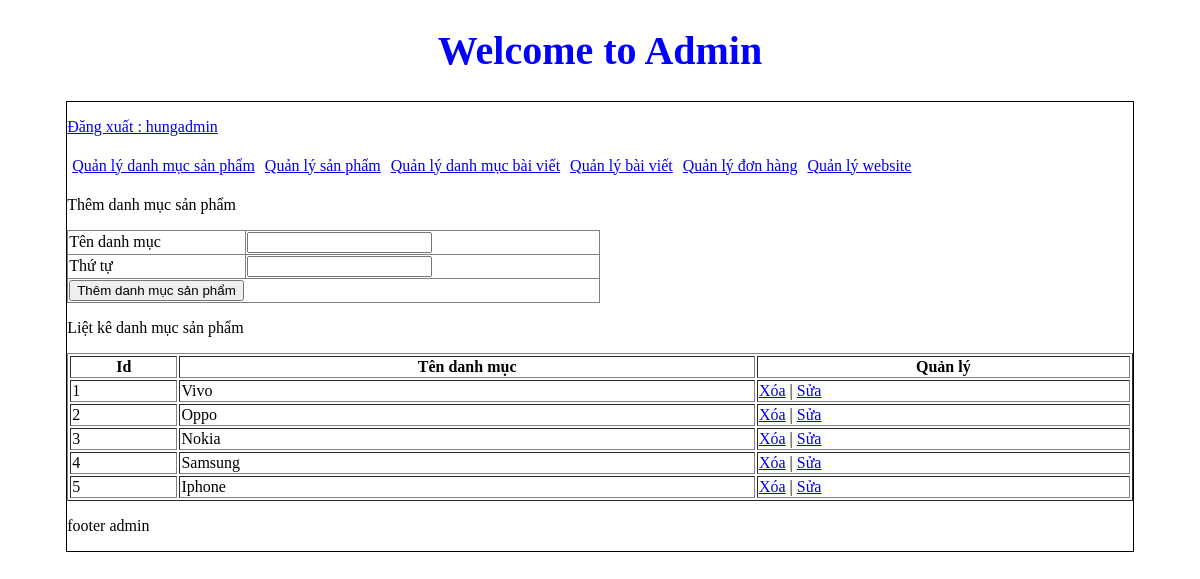
The app's page /admin/index.php?action=quanlydanhmucsanpham&query=them (signed in) with its own data.
### tables this page shows
CREATE TABLE `danhmuc` (
  `id_danhmuc` int(11) NOT NULL,
  `tendanhmuc` varchar(100) NOT NULL,
  `thutu` int(11) NOT NULL
);

### admin/modules/quanlydanhmucsp/lietke.php (the view)
<?php
    $sql_lietke_danhmucsp = "SELECT * FROM danhmuc ORDER BY thutu DESC";
    $query_lietke_danhmucsp = mysqli_query($mysqli, $sql_lietke_danhmucsp);
?>
<p>Liệt kê danh mục sản phẩm</p>
<table style="width: 100%;" border="1px" style="border-collapse: collapse;">
    <tr>
        <th>Id</th>
        <th>Tên danh mục</th>
        <th>Quản lý</th>
    </tr>
    <?php
    $i = 0;
    while ($row = mysqli_fetch_array($query_lietke_danhmucsp)) {
        $i++;
    ?>
        <tr>
            <td><?php echo $i ?></td>
            <td><?php echo $row['tendanhmuc'] ?></td>
            <td>
                <a href="modules/quanlydanhmucsp/xuly.php?iddanhmuc=<?php echo $row['id_danhmuc'] ?>">Xóa</a> |
                <a href="?action=quanlydanhmucsanpham&query=sua&iddanhmuc=<?php echo $row['id_danhmuc'] ?>">Sửa</a>
            </td>
        </tr>
    <?php
    }
    ?>
</table>

### records on screen
danhmuc: tendanhmuc "Vivo"
danhmuc: tendanhmuc "Oppo"
danhmuc: tendanhmuc "Nokia"
danhmuc: tendanhmuc "Samsung"
danhmuc: tendanhmuc "Iphone"

### other values on screen
$_SESSION['dangnhap'] "hungadmin"
